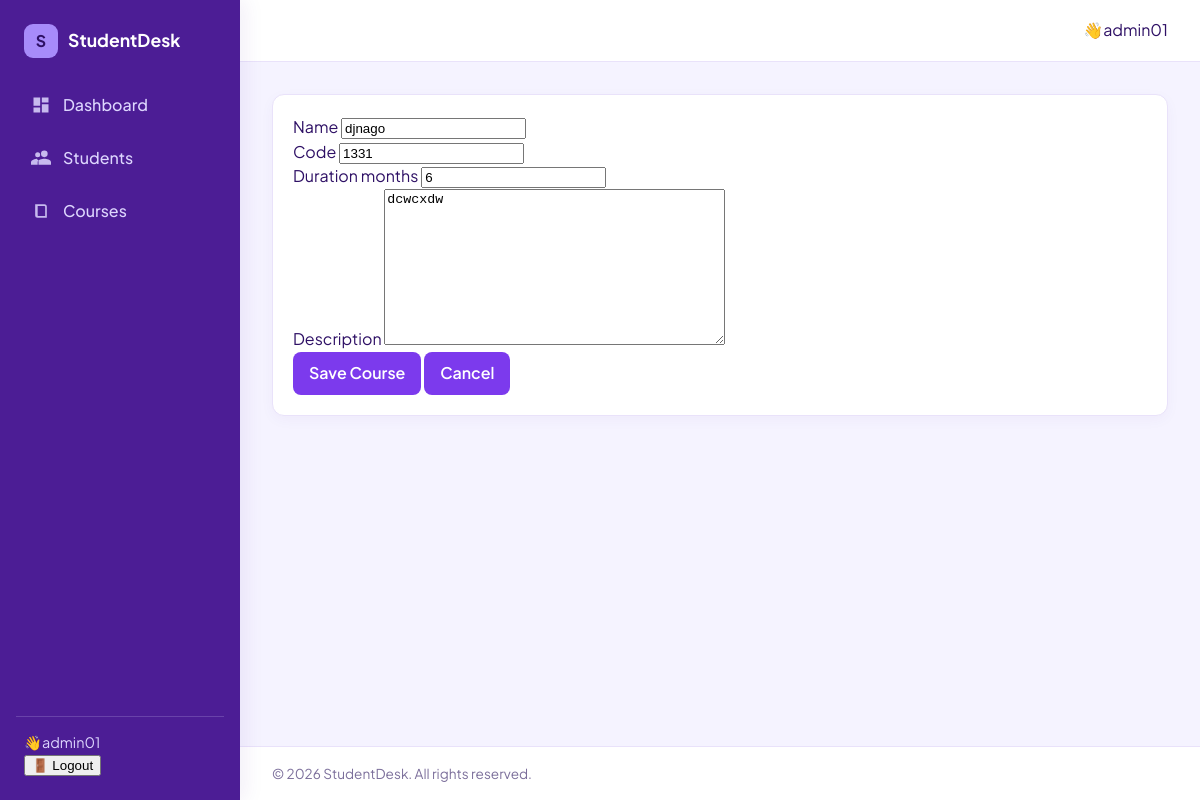
The page /courses/2/edit (signed in) on the database its author committed.
### students_app/models.py (models this page shows, shortened)
class Course(models.Model):
    owner = models.ForeignKey(settings.AUTH_USER_MODEL,on_delete=models.CASCADE,related_name='courses')
    name = models.CharField(max_length=100)
    code = models.CharField(max_length=20)
    duration_months = models.PositiveIntegerField(default=6,validators=[MinValueValidator(1)])
    description = models.TextField(blank=True)
    created_at = models.DateTimeField(auto_now_add=True)
    class Meta:
        ordering = ['name']
        unique_together = ('owner', 'code')

### students_app/views.py (the view)
# urls.py: path("courses/<int:pk>/edit",views.courses_edit,name='courses_edit'),
@login_required(login_url='login')
def courses_edit(request, pk):
    course = get_object_or_404(Course, pk=pk, owner=request.user)
    form = CourseForm(request.POST or None, instance=course, user=request.user)
    if request.method == 'POST' and form.is_valid():
        form.save()
        messages.success(request, f'Course "{course.name}" updated.')
        return redirect('courses_list')
    return render(request, 'course_form.html', {'form': form, 'title': 'Edit Course'})

### students_app/forms.py (shortened to what this page needs)
class CourseForm(forms.ModelForm):
    class Meta:
        model = Course
        fields = ['name', 'code', 'duration_months', 'description']
    def __init__(self, *args, user=None, **kwargs):
        super().__init__(*args, **kwargs)
        self.user = user

### students_app/templates/course_form.html (shortened to what this page needs)
{% extends 'base.html' %}
{% block content %}
<div class="card form-card">
  <form method="post" novalidate>
{% for field in form %}
  {% if field.field.widget.input_type == 'checkbox' %}
    <div class="form-group check">{{ field }} <label for="{{ field.id_for_label }}">{{ field.label }}</label></div>
  {% else %}
    <div class="form-group {% if field.name == 'address' or field.name == 'description' %}full{% endif %}">
      <label for="{{ field.id_for_label }}">{{ field.label }}</label>
      {{ field }}
    </div>
  {% endif %}
{% endfor %}
    <div class="form-actions">
      <button type="submit" class="btn">Save Course</button>
      <a href="{% url 'courses_list' %}" class="btn btn-light">Cancel</a>
    </div>
  </form>
</div>
{% endblock %}

### students_app/templates/base.html (shortened to what this page needs)
{% load static %}
<!DOCTYPE html>
<html lang="en">
<head>
  <link rel="stylesheet" href="{% static 'css/base.css' %}">
</head>
<body>
  <aside class="sidebar" id="sidebar">
    <a  class="brand">
      <span class="brand-mark">S</span>
      <span class="brand-name">StudentDesk</span>
    </a>
    <nav class="nav" aria-label="Main navigation">
      <a href="{% url 'dashboard' %}"
         class="nav-link {% if request.resolver_match.url_name == 'dashboard' %}active{% endif %}">
        <svg viewBox="0 0 24 24" aria-hidden="true"><path d="M3 13h8V3H3v10zm0 8h8v-6H3v6zm10 0h8V11h-8v10zm0-18v6h8V3h-8z"/></svg>
        Dashboard
      </a>
      <a  href="{% url 'students_list' %}"
         class="nav-link {% if request.resolver_match.url_name == 'students_list' %}active{% endif %}">
        <svg viewBox="0 0 24 24" aria-hidden="true"><path d="M16 11a4 4 0 1 0-4-4 4 4 0 0 0 4 4zm-8 0a3 3 0 1 0-3-3 3 3 0 0 0 3 3zm8 2c-2.7 0-8 1.3-8 4v3h16v-3c0-2.7-5.3-4-8-4zM8 13c-.3 0-.6 0-1 .1C8.200 13.900 9 15 9 16.500V20H0v-3c0-2.200 4.700-4 8-4z"/></svg>
        Students
      </a>
      <a  href="{% url 'courses_list' %}"
         class="nav-link {% if request.resolver_match.url_name == 'courses_list' %}active{% endif %}">
        <svg viewBox="0 0 24 24" aria-hidden="true"><path d="M5 4h11a3 3 0 0 1 3 3v13H8a3 3 0 0 1-3-3V4zm3 2v11a1 1 0 0 0 1 1h8V7a1 1 0 0 0-1-1H8z"/></svg>
        Courses
      </a>
    </nav>
    <div class="sidebar-footer">
        <span class="user_name">👋{{ user.get_full_name|default:user.username }}</span>
         <form method="post" action="{% url 'logout' %}">{% csrf_token %}
          <button type="submit" class="">🚪 Logout</button>
        </form>
    </div>
  </aside>
  <div class="main">
    <header class="topbar">
      <div class="topbar-actions">{% block topbar_actions %}👋{{ user.get_full_name|default:user.username }}{% endblock %}</div>
    </header>
    <main class="content">
      {% block content %}{% endblock %}
    </main>
    <footer class="footer">
      &copy; {% now "Y" %} StudentDesk. All rights reserved.
    </footer>
  </div>
</body>
</html>

### students_app/static/css/base.css (style rules this page uses)
:root { --ink: #4C1D95; --ink-soft: #5B21B6; --paper: #F5F3FF; --card: #FFFFFF; --text: #2E1065; --muted: #7C6F9B; --line: #E9E2FA; --accent: #7C3AED; --accent-hover: #6D28D9; --sidebar-w: 240px; --radius: 12px; }
*, *::before, *::after { box-sizing: border-box; }
html, body { margin: 0; }
body { font-family: "Plus Jakarta Sans", system-ui, sans-serif; background: var(--paper); color: var(--text); line-height: 1.55; }
a { color: inherit; text-decoration: none; }
.sidebar { position: fixed; inset: 0 auto 0 0; width: var(--sidebar-w); background: var(--ink); color: #EDE9FE; display: flex; flex-direction: column; padding: 24px 16px; z-index: 20; box-shadow: 4px 0 20px rgba(76, 29, 149, 0.08); }
.brand { display: flex; align-items: center; gap: 10px; padding: 0 8px 24px; color: #FFFFFF; }
.brand-mark { width: 34px; height: 34px; display: grid; place-items: center; background: #A78BFA; color: #2E1065; font-weight: 700; border-radius: 9px; }
.brand-name { font-weight: 700; font-size: 1.1rem; }
.nav { display: flex; flex-direction: column; gap: 6px; }
.nav-link { display: flex; align-items: center; gap: 12px; padding: 11px 12px; border-radius: 8px; border-left: 3px solid transparent; font-weight: 500; color: #DDD6FE; transition: background 0.2s ease, color 0.2s ease; }
.nav-link svg { width: 20px; height: 20px; fill: currentColor; opacity: 0.85; }
.sidebar-footer { margin-top: auto; padding: 14px 8px 0; border-top: 1px solid rgba(221, 214, 254, 0.2); font-size: 0.9rem; color: #DDD6FE; }
.main { margin-left: var(--sidebar-w); min-height: 100vh; display: flex; flex-direction: column; }
.topbar { display: flex; align-items: center; gap: 16px; padding: 18px 32px; background: var(--card); border-bottom: 1px solid var(--line); }
.topbar-actions { margin-left: auto; display: flex; gap: 10px; }
.content { flex: 1; padding: 32px; }
.footer { padding: 16px 32px; color: var(--muted); font-size: 0.85rem; border-top: 1px solid var(--line); background: #FFFFFF; }
.card { background: var(--card); border: 1px solid var(--line); border-radius: var(--radius); padding: 20px; box-shadow: 0 4px 14px rgba(76, 29, 149, 0.04); }
.btn { display: inline-block; padding: 9px 16px; border: 0; border-radius: 8px; background: var(--accent); color: #FFFFFF; font: inherit; font-weight: 600; cursor: pointer; transition: background 0.2s ease, transform 0.15s ease, box-shadow 0.2s ease; }

### rows shown on the page
Course: form "djnago" "1331" "6" "dcwcxdw"

### other values the page prints
{{ user.get_full_name|default:user.username }} "admin01"
{{ field.label }} "Name" "Code" "Duration months" "Description"
